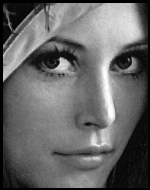
#> input picture Kod/lena_grey.png, 150 x 190 px
$ python zad_7.py
#> lines starting #> are read from the running program, lines starting #| are printed output that depends on the picture; after the words box and inside, x2 and y2 are one past the last pixel; in counts of white or black regions, pixels touching at a corner belong together
import numpy as np
import cv2

# load images
image = cv2.imread('lena_grey.png')
#> image is the input picture: shape (190, 150, 3); min 0, max 255, mean 102.7
template = cv2.imread('lena_grey_template.png')
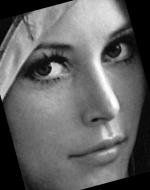
#> input picture Kod/lena_grey_template.png, 150 x 190 px
#> template is the input picture: shape (190, 150, 3); min 0, max 255, mean 99.2

# resize images
image = cv2.resize(image, (0,0), fx=0.5, fy=0.5)
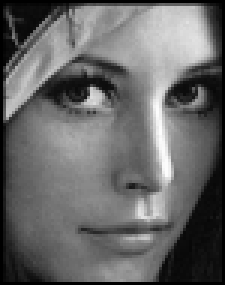
#> image: shape (95, 75, 3) (shown 3 times larger); min 0, max 253, mean 102.8
template = cv2.resize(template, (0,0), fx=0.5, fy=0.5)
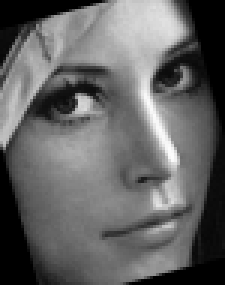
#> template: shape (95, 75, 3) (shown 3 times larger); min 0, max 253, mean 99.4

# Convert to grayscale better detection
imageGray = cv2.cvtColor(image, cv2.COLOR_BGR2GRAY)
templateGray = cv2.cvtColor(template, cv2.COLOR_BGR2GRAY)
# 6 statistical method as 3rd argument in this method
# Find template (to find the most similar aren in the image)
result = cv2.matchTemplate(imageGray,templateGray, cv2.TM_CCOEFF)
#> result = [16307983]
# [7 lines of commented-out code are left out]
min_val, max_val, min_loc, max_loc = cv2.minMaxLoc(result)
#> min_val = 16307983; max_val = 16307983; min_loc = (0, 0); max_loc = (0, 0)
top_left = max_loc
#> top_left = (0, 0)
h,w = templateGray.shape
#> h = 95; w = 75
bottom_right = (top_left[0] + w, top_left[1] + h)
#> bottom_right = (75, 95)
cv2.rectangle(image,top_left, bottom_right,(0,0,255),4)
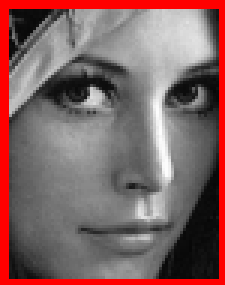
#> image: shape (95, 75, 3) (shown 3 times larger); 11.58% of pixels changed, all inside (x1, y1, x2, y2) = (0, 0, 75, 95)

# Show result
cv2.imshow("Template", template)
cv2.imshow("Result", image)

cv2.moveWindow("Template", 10, 50);
cv2.moveWindow("Result", 150, 50);

cv2.waitKey(0)
